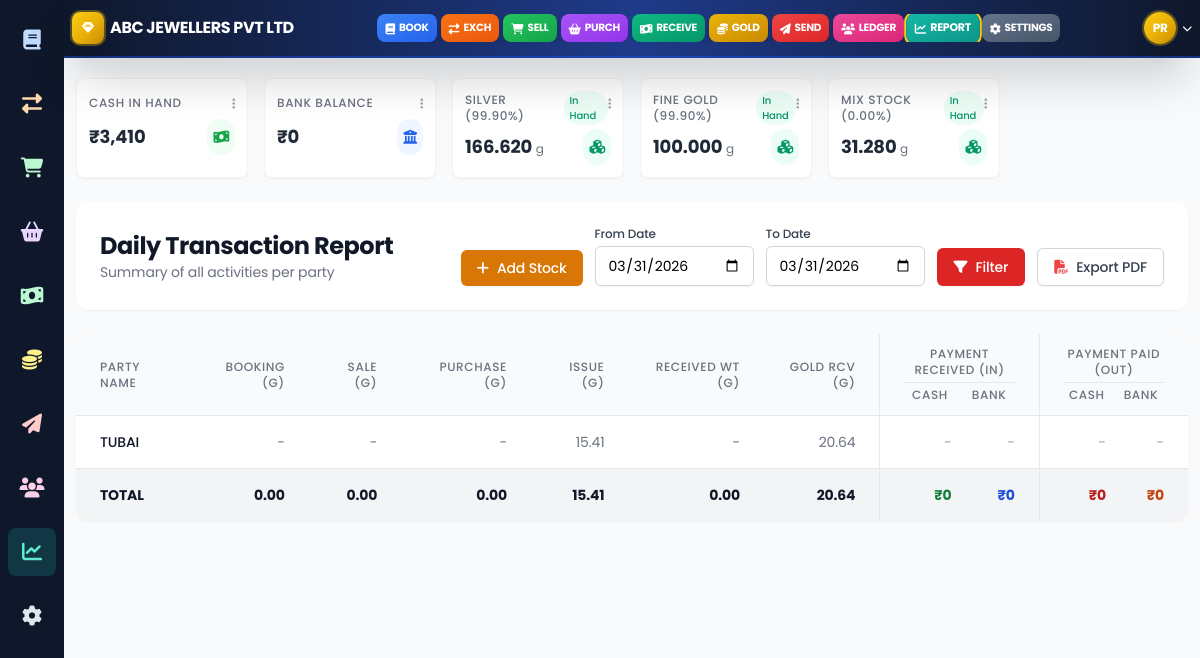
Screenshot of /report.php (signed in) with the database file from the repository.
### tables this page shows
CREATE TABLE `gold_stock` (
  `id` int(11) NOT NULL AUTO_INCREMENT,
  `company_id` int(11) NOT NULL,
  `category` enum('Gold','Silver') DEFAULT 'Gold',
  `mode` enum('Cash','Bank') DEFAULT 'Cash' COMMENT 'Cash=Kachha, Bank=Pakka',
  `purity` decimal(5,2) NOT NULL,
  `stock_name` varchar(50) NOT NULL,
  `current_stock` decimal(10,3) NOT NULL DEFAULT 0.000,
  `last_updated` timestamp NULL DEFAULT current_timestamp() ON UPDATE current_timestamp(),
  `created_at` timestamp NULL DEFAULT current_timestamp(),
  PRIMARY KEY (`id`),
  UNIQUE KEY `unique_stock_purity_mode` (`company_id`,`category`,`purity`,`mode`),
  KEY `fk_gold_stock_company` (`company_id`)
);

### report.php (the view, shortened to what the rows shown need)
<?php
require_once __DIR__ . '/config/database.php';
$company_id = $_SESSION['company_id'];
$stock_sql = "SELECT id, stock_name, purity, current_stock FROM gold_stock WHERE company_id = $company_id ORDER BY purity DESC";
$stock_result = $conn->query($stock_sql);
$gold_stocks = [];
if ($stock_result) {
    while ($row = $stock_result->fetch_assoc()) {
        $gold_stocks[] = $row;
    }
}
?>
<div class="w-full">
<div class="w-full">
    <div class="grid grid-cols-2 md:grid-cols-4 lg:grid-cols-6 gap-4 mb-6">
        <?php if (!empty($gold_stocks)): ?>
            <?php foreach ($gold_stocks as $stock): ?>
                <?php
                    $is_positive = $stock['current_stock'] >= 0;
                    $color_class = $is_positive ? 'text-emerald-600' : 'text-red-600';
                    $bg_class = $is_positive ? 'bg-emerald-50' : 'bg-red-50';
                    $icon = $is_positive ? 'fa-cubes' : 'fa-exclamation-circle';
                    $status_text = $is_positive ? 'In Hand' : 'Shortage';
                ?>
                <div class="bg-white rounded-lg shadow-sm p-3 border border-gray-100 hover:shadow-md transition-shadow">
                    <div class="flex flex-col">
                        <div class="flex justify-between items-start">
                            <div class="flex items-center gap-2">
                                <p class="text-xs font-medium text-gray-500 uppercase tracking-wider"><?= htmlspecialchars($stock['stock_name']) ?> (<?= $stock['purity'] ?>%)</p>
                                <span class="text-[10px] px-1.5 py-0.5 rounded-full font-medium <?= $bg_class ?> <?= $color_class ?>">
                                    <?= $status_text ?>
                                </span>
                            </div>
                            <div class="relative">
                                <button onclick="toggleDropdown('stock-dropdown-<?= $stock['id'] ?>')" class="text-gray-400 hover:text-gray-600 focus:outline-none">
                                    <i class="fas fa-ellipsis-v text-xs"></i>
                                </button>
                            </div>
                        </div>
                        <div class="flex items-center justify-between mt-1">
                            <p class="text-lg font-bold text-gray-800"><?= number_format(abs($stock['current_stock']), 3) ?> <span class="text-xs font-normal text-gray-500">g</span></p>
                            <div class="p-1.5 <?= $bg_class ?> rounded-full">
                                <i class="fas <?= $icon ?> <?= $color_class ?> text-sm"></i>
                            </div>
                        </div>
                    </div>
                </div>
            <?php endforeach; ?>
        <?php endif; ?>
    </div>
    <div class="bg-white rounded-xl shadow-sm p-6 mb-6">
        <div class="flex flex-col md:flex-row md:items-center md:justify-between gap-4">
            <div>
                <h2 class="text-2xl font-bold text-gray-900">Daily Transaction Report</h2>
            </div>
        </div>
    </div>
        <div class="bg-white rounded-xl shadow-sm overflow-hidden">
            <div class="overflow-x-auto">
                <table class="min-w-full divide-y divide-gray-200">
                    <thead class="bg-gray-50">
                        <tr>
                            <th scope="col" class="px-6 py-3 text-left text-xs font-medium text-gray-500 uppercase tracking-wider">Party Name</th>
                            <th scope="col" class="px-6 py-3 text-right text-xs font-medium text-gray-500 uppercase tracking-wider">Booking (g)</th>
                            <th scope="col" class="px-6 py-3 text-right text-xs font-medium text-gray-500 uppercase tracking-wider">Sale (g)</th>
                            <th scope="col" class="px-6 py-3 text-right text-xs font-medium text-gray-500 uppercase tracking-wider">Purchase (g)</th>
                            <th scope="col" class="px-6 py-3 text-right text-xs font-medium text-gray-500 uppercase tracking-wider">Issue (g)</th>
                            <th scope="col" class="px-6 py-3 text-right text-xs font-medium text-gray-500 uppercase tracking-wider">Received Wt (g)</th>
                            <th scope="col" class="px-6 py-3 text-right text-xs font-medium text-gray-500 uppercase tracking-wider">Gold Rcv (g)</th>
                            <th scope="col" class="px-6 py-3 text-center text-xs font-medium text-gray-500 uppercase tracking-wider border-l border-gray-200">
                                Payment Received (In)
                                <div class="grid grid-cols-2 gap-2 mt-1 border-t border-gray-200 pt-1">
                                    <span>Cash</span>
                                    <span>Bank</span>
                                </div>
                            </th>
                            <th scope="col" class="px-6 py-3 text-center text-xs font-medium text-gray-500 uppercase tracking-wider border-l border-gray-200">
                                Payment Paid (Out)
                                <div class="grid grid-cols-2 gap-2 mt-1 border-t border-gray-200 pt-1">
                                    <span>Cash</span>
                                    <span>Bank</span>
                                </div>
                            </th>
                        </tr>
                    </thead>
                </table>
            </div>
        </div>
    </div>
</div>
<?php
include 'components/layout.php';
?>

### rows the page displays
gold_stock: stock_name "SILVER", purity "99.90", current_stock "In Hand", current_stock "166.620"
gold_stock: stock_name "FINE GOLD", purity "99.90", current_stock "In Hand", current_stock "100.000"
gold_stock: stock_name "MIX STOCK", purity "0.00", current_stock "In Hand", current_stock "31.280"

### other values shown
$company_name "ABC JEWELLERS PVT LTD"
$label "BOOK"
$label "EXCH"
$label "SELL"
$label "PURCH"
$label "RECEIVE"
$label "GOLD"
$label "SEND"
$label "LEDGER"
$label "REPORT"
$label "SETTINGS"
substr($user_name, 0, 2) "PR"
$balance_data['cash_balance'] "3,410"
$balance_data['bank_balance'] "0"
$row['party_name'] "TUBAI"
